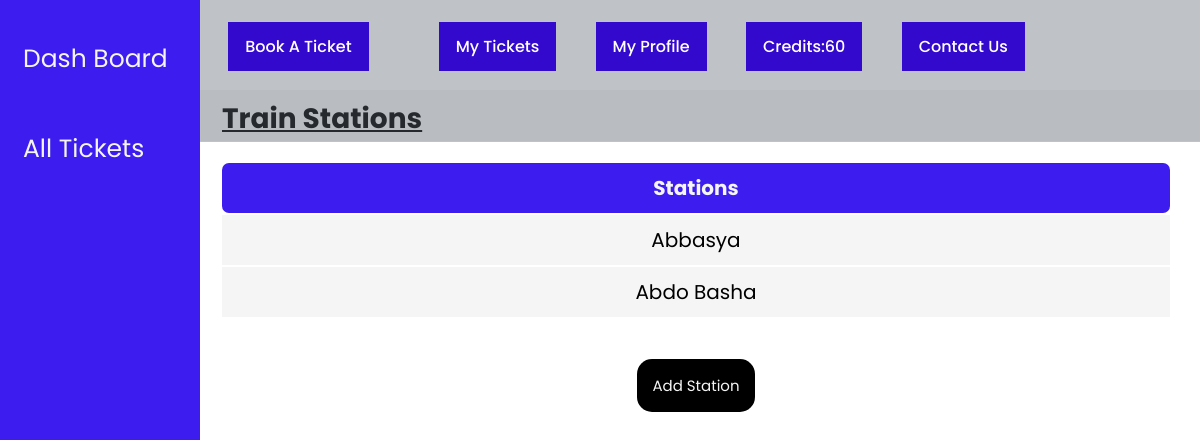
/train-stations.php (signed in), run on the app's committed database.
### tables this page shows
CREATE TABLE `users` (
  `id` int(10) NOT NULL,
  `user_name` varchar(200) NOT NULL,
  `user_email` varchar(200) NOT NULL,
  `user_password` varchar(200) NOT NULL,
  `user_phone` int(12) NOT NULL,
  `user_type` varchar(10) NOT NULL,
  `profile_picture` varchar(255) NOT NULL DEFAULT 'default-pp.jpg',
  `hasTicket` int(1) NOT NULL,
  `user_balance` int(255) NOT NULL
);

CREATE TABLE `stations` (
  `stations` varchar(200) NOT NULL,
  `station_id` int(255) NOT NULL
);

### train-stations.php (the view, shortened to what this page needs)
<!DOCTYPE html>
<html lang="en">
<?php require_once './database/dbConnection.php'; ?>
<head>
    <link rel="stylesheet" href="CSS/admin-panel.css">
</head>
<?php session_start();
    include 'navbar.php';?>
<body>
    <div class="sidenav">
        <a href="admin-panel.php">Dash Board</a>
        <a href="all-tickets.php">All Tickets</a>
    </div>
    <div class="body2">
        <div class="title">
            <p> <b>Train Stations</b></p>
        </div>
        <div class="users-table">
            <table>
                <thead>
                    <tr>
                        <th colspan="2">Stations</th>
                    </tr>
                </thead>
                <?php
                         $sql = 'SELECT stations FROM stations ';
                         $result= mysqli_query($conn,$sql);
                         while ($row= mysqli_fetch_assoc($result)){
                         ?>
                                         <tbody>
                                             <tr class="grey-tr">
                                                 <td><?php echo $row['stations'] ?></td>
                                             </tr>
                                         </tbody>
                                         <?php
                         }
                         ?>
                                     </table>
                                 </div>
        <div class="centering">
        <div class="button-to-add-station">
            <button id="add-station-button" onclick="openForm()">Add Station</button>
        </div>
    </div>
    </div>
</body>
</html>

### navbar.php (shortened to what this page needs)
<?php
require_once './database/dbConnection.php';
?>
<html>
<head>
  <link rel="stylesheet" href="css/navbar.css" />
  <link rel="stylesheet" href="css/index.css" />
</head>
  <nav>
    <ul id="menu">
      <?php
      if (isset($_SESSION['user_id'])):
        $id=$_SESSION['user_id'];
        $sql="SELECT user_balance FROM users where id ='$id'";
        $result=mysqli_query($conn,$sql);
        $row=mysqli_fetch_array($result)
    ?>
      <li> <a href="index.php">Home</li></a>
      <li><a href="book-a-ticket.php">Book A Ticket</a><li>
        <li> <a href="train-ticket.php">My Tickets</li></a>
        <li> <a href="profile.php">My Profile</li></a>
        <li><a href="index.php">Credits:<?php echo $row[0] ?></li></a>
        <li><a href="cu.php">Contact us</a></li>
      <li> <a href="logout.php">Logout</li></a>
      <?php endif;?>
    </ul>
  </nav>
</html>

### css/admin-panel.css (style rules this page uses)
body { font-family: 'Poppins', sans-serif; }
.sidenav { height: 100%; width: 200px; position: fixed; z-index: 1; top: 0; left: 0px; background-color: rgb(60, 28, 238); overflow-x: hidden; padding-top: 34px; }
.sidenav a { padding: 6px 6px 6px 23px; text-decoration: none; margin-bottom: 40px; font-size: 25px; color: whitesmoke; display: block; }
.body2 { margin-left: 192px; }
.title { margin-top: 90px; font-size: 28px; text-decoration: underline; text-underline-offset: 2px; background-color: whitesmoke; padding: 8px 30px 1px; }
.users-table { text-align: center; margin: 20px 28px; font-size: 20px; }
table { width: 100%; }
th { color: whitesmoke; background-color: rgb(60, 28, 238); border: 0px #111 solid; border-radius: 7px; }
th, td { padding: 10px; }
.grey-tr { background-color: rgb(245, 245, 245); border: 4px rgb(60, 28, 238) solid; }
.button-to-add-station, .button-to-delete-station { text-align: center; display: inline-block; }
#add-station-button { margin-top: 20px; border-radius: 15px; color: whitesmoke; background-color: black; border: 0px black solid; border-color: unset; font-size: 15px; padding: 15px; }
.centering { text-align: center; }

### css/navbar.css (style rules this page uses)
* { font-family: 'Poppins', sans-serif; margin: 0; padding: 0; outline: none; border: none; text-decoration: none; text-transform: capitalize; transition: .2s linear; }
nav { display: flex; justify-content: space-between; align-items: center; padding: 22px 6%; position: absolute; top: 0; left: 0; width: 100%; z-index: 1; background-color: rgba(95, 103, 113, 0.4); }
nav ul li:last-child { padding: 0; }
nav ul li a { display: block; }
nav ul li { display: inline-block; margin-left: 35px; color: white; text-transform: uppercase; font-weight: 500; transition: 0.3s; cursor: pointer; }
nav ul li a { color: white; text-decoration: none; background-color: var(--main-text-color); padding: 12px 17px; transition: 0.3s; }

### css/index.css (style rules this page uses)
:root { --main-text-color: #3409ce; }
* { font-family: "Poppins", sans-serif; margin: 0; padding: 0; box-sizing: border-box; list-style: none; }

### data on the page
users: user_balance "60"
stations: stations "Abbasya"
stations: stations "Abdo Basha"
